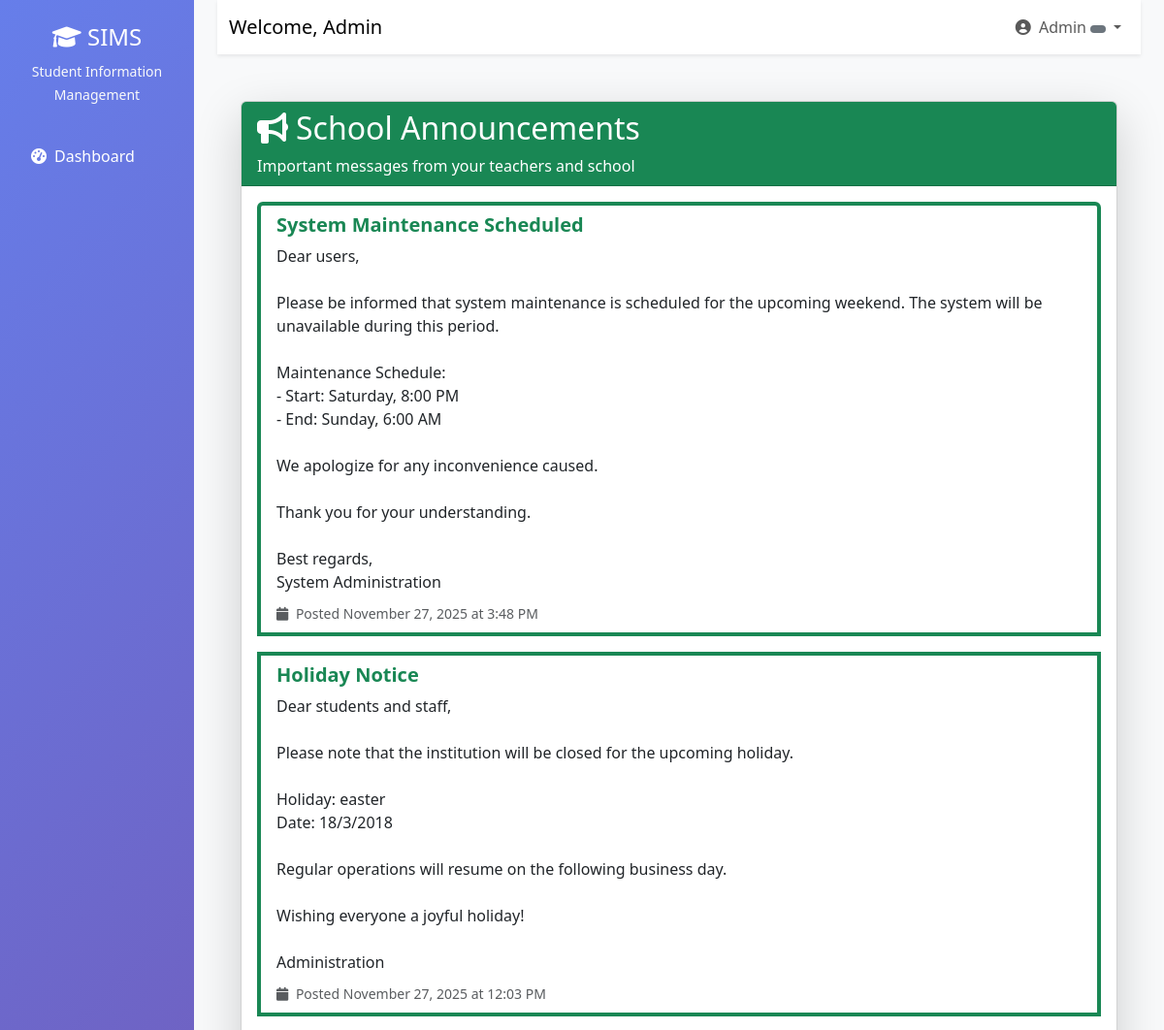
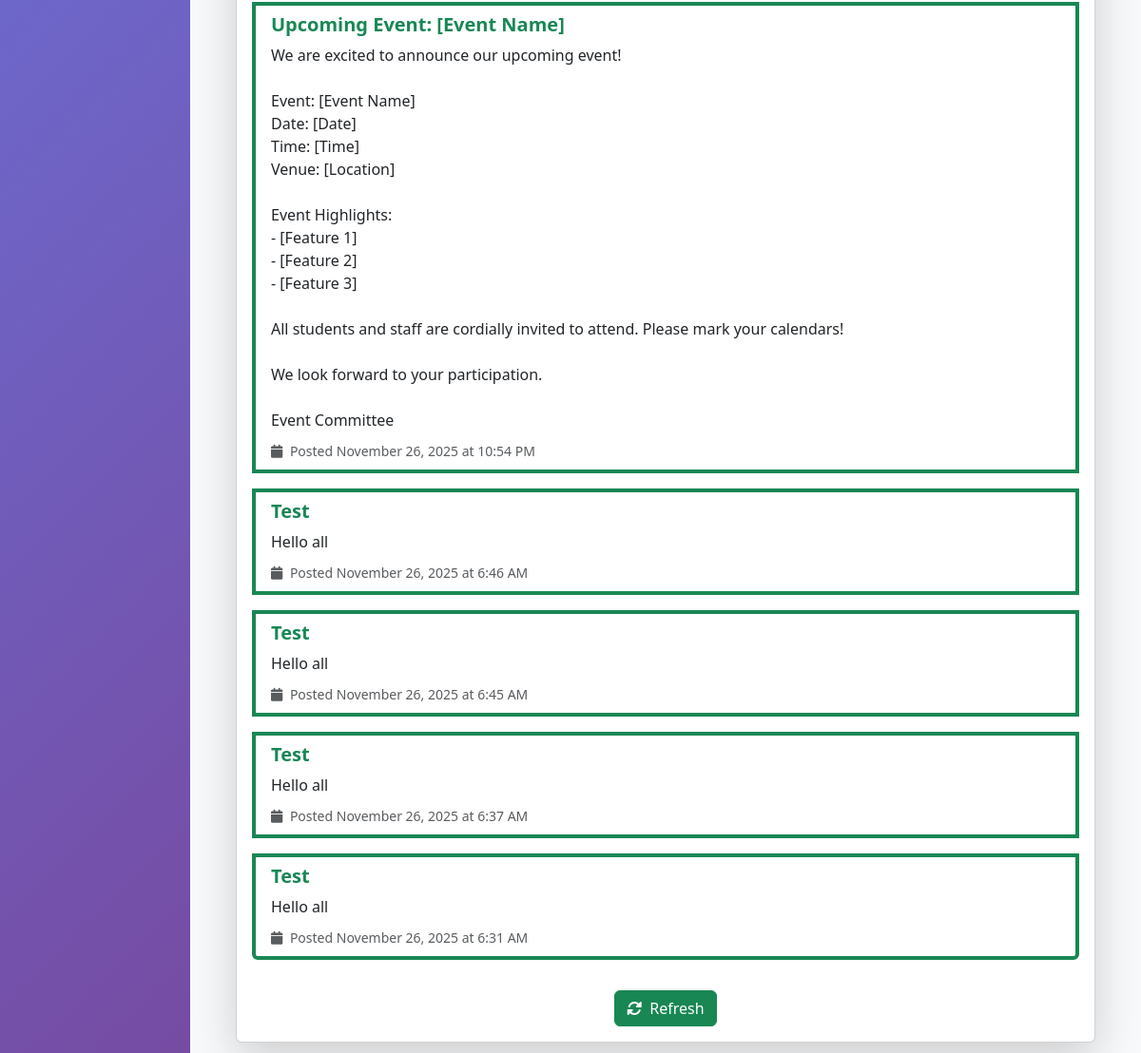
/students/announcements/ (signed in), run on the app's committed database (2 pictures, top to bottom).
### users/models.py (models this page shows, shortened)
class User(AbstractUser):
    ROLE_CHOICES = (
        ('admin', 'Administrator'),
        ('teacher', 'Teacher'),
        ('student', 'Student'),
        ('registrar', 'Registrar'),
        ('finance', 'Finance Officer'),
        ('parent', 'Parent'),
    )
    role = models.CharField(max_length=20, choices=ROLE_CHOICES)
    phone = models.CharField(max_length=15, blank=True)
    address = models.TextField(blank=True)
    date_of_birth = models.DateField(null=True, blank=True)
    profile_picture = models.ImageField(upload_to='profiles/', null=True, blank=True)
    is_approved = models.BooleanField(default=False)
    created_at = models.DateTimeField(auto_now_add=True)

### notifications/models.py (models this page shows, shortened)
class Announcement(models.Model):
    title = models.CharField(max_length=200)
    content = models.TextField()
    created_by = models.ForeignKey(User, on_delete=models.CASCADE)
    created_at = models.DateTimeField(auto_now_add=True)
    is_active = models.BooleanField(default=True)
    target_roles = models.JSONField(default=list)  # List of roles that should see this

### users/decorators.py (the view)
        def wrapper(request, *args, **kwargs):
            if request.user.is_authenticated:
                if request.user.role in allowed_roles or request.user.is_superuser:
                    return view_func(request, *args, **kwargs)
            messages.error(request, "You don't have permission to access this page.")
            return redirect('dashboard')

### templates/students/announcements.html (shortened to what this page needs)
{% extends 'base.html' %}
{% load static %}
{% block content %}
<div class="container py-4">
    <div class="card shadow-lg">
        <div class="card-header bg-success text-white">
            <h2 class="mb-0">
                <i class="fas fa-bullhorn me-2"></i>School Announcements
            </h2>
            <p class="mb-0 mt-2">Important messages from your teachers and school</p>
        </div>
        <div class="card-body">
            {% if announcements %}
                <div class="list-group">
                    {% for ann in announcements %}
                    <div class="list-group-item mb-3 border-start border-success border-4">
                        <div class="d-flex justify-content-between align-items-start">
                            <div class="flex-grow-1">
                                <h5 class="mb-2 text-success">
                                    <strong>{{ ann.title }}</strong>
                                </h5>
                                <p class="mb-2 text-dark" style="white-space: pre-line;">{{ ann.content }}</p>
                                <small class="text-muted">
                                    <i class="fas fa-calendar me-1"></i>
                                    Posted {{ ann.created_at|date:"F j, Y" }} at {{ ann.created_at|date:"g:i A" }}
                                </small>
                            </div>
                        </div>
                    </div>
                    {% endfor %}
                </div>
            {% else %}
                <div class="text-center py-5">
                    <i class="fas fa-inbox fa-3x text-muted mb-3"></i>
                    <h4 class="text-muted">No Announcements</h4>
                    <p class="text-muted">There are no announcements at the moment. Check back later!</p>
                </div>
            {% endif %}
            <div class="mt-3 text-center">
                <a href="{% url 'view_announcements' %}" class="btn btn-success">
                    <i class="fas fa-sync-alt me-2"></i>Refresh
                </a>
            </div>
        </div>
    </div>
</div>
{% endblock %}

### templates/base.html (shortened to what this page needs)
<!DOCTYPE html>
<html lang="en">
  <head>
    <link
      href="https://cdn.jsdelivr.net/npm/bootstrap@5.3.0/dist/css/bootstrap.min.css"
      rel="stylesheet"
    />
    <link
      href="https://cdnjs.cloudflare.com/ajax/libs/font-awesome/6.0.0/css/all.min.css"
      rel="stylesheet"
    />
  </head>
  <body>
    {% if user.is_authenticated %}
    <div class="container-fluid">
      <div class="row">
        <nav class="col-md-3 col-lg-2 d-md-block sidebar">
          <div class="position-sticky pt-4">
            <div class="text-center mb-4">
              <h4 class="text-white">
                <i class="fas fa-graduation-cap"></i> SIMS
              </h4>
              <small class="text-light">Student Information Management</small>
            </div>
            <ul class="nav flex-column">
              <li class="nav-item">
                <a
                  class="nav-link {% if request.resolver_match.url_name == 'dashboard' %}active{% endif %}"
                  href="{% url 'dashboard' %}"
                >
                  <i class="fas fa-tachometer-alt me-2"></i>Dashboard
                </a>
              </li>
            </ul>
          </div>
        </nav>
        <main class="col-md-9 ms-sm-auto col-lg-10 px-md-4 main-content">
          <nav
            class="navbar navbar-expand-lg navbar-light bg-white shadow-sm mb-4"
          >
            <div class="container-fluid">
              <span class="navbar-brand"
                >Welcome, {{ user.get_full_name|default:user.username }}</span
              >
              <div class="navbar-nav ms-auto">
                <div class="nav-item dropdown">
                  <a
                    class="nav-link dropdown-toggle"
                    href="#"
                    id="navbarDropdown"
                    role="button"
                    data-bs-toggle="dropdown"
                  >
                    <i class="fas fa-user-circle me-1"></i> {{ user.username }}
                    <span
                      class="badge bg-{% if user.role == 'admin' %}danger{% elif user.role == 'teacher' %}info{% elif user.role == 'student' %}success{% elif user.role == 'parent' %}warning{% else %}secondary{% endif %}"
                    >
                    </span>
                  </a>
                </div>
              </div>
            </div>
          </nav>
          <div class="container-fluid">{% block content %}{% endblock %}</div>
        </main>
      </div>
    </div>
    {% else %} {% block auth_content %}{% endblock %} {% endif %}
  </body>
</html>

### templates/base.html (style rules this page uses)
.sidebar { min-height: 100vh; background: linear-gradient(135deg, #667eea 0%, #764ba2 100%); }
.sidebar .nav-link { color: #fff; padding: 12px 20px; margin: 4px 0; border-radius: 8px; transition: all 0.3s; }
.main-content { background-color: #f8f9fa; min-height: 100vh; }

### data on the page
User: get_full_name "Admin", username "Admin"
Announcement: title "System Maintenance Scheduled", content "Dear users, Please be informed that system maintenance is scheduled for the upcoming weekend. The system will be unavailable during this period. Maintenance Schedule: - Start: Saturday, 8:00 PM - End: Sunday, 6:00 AM We apologize for any inconvenience caused. Thank you for your understanding. Best regards, System Administration", created_at "November 27, 2025", created_at "3:48 PM"
Announcement: title "Holiday Notice", content "Dear students and staff, Please note that the institution will be closed for the upcoming holiday. Holiday: easter Date: 18/3/2018 Regular operations will resume on the following business day. Wishing everyone a joyful holiday! Administration", created_at "November 27, 2025", created_at "12:03 PM"
Announcement: title "Upcoming Event: [Event Name]", content "We are excited to announce our upcoming event! Event: [Event Name] Date: [Date] Time: [Time] Venue: [Location] Event Highlights: - [Feature 1] - [Feature 2] - [Feature 3] All students and staff are cordially invited to attend. Please mark your calendars! We look forward to your participation. Event Committee", created_at "November 26, 2025", created_at "10:54 PM"
Announcement: title "Test", content "Hello all", created_at "November 26, 2025", created_at "6:46 AM"
Announcement: title "Test", content "Hello all", created_at "November 26, 2025", created_at "6:45 AM"
Announcement: title "Test", content "Hello all", created_at "November 26, 2025", created_at "6:37 AM"
Announcement: title "Test", content "Hello all", created_at "November 26, 2025", created_at "6:31 AM"
